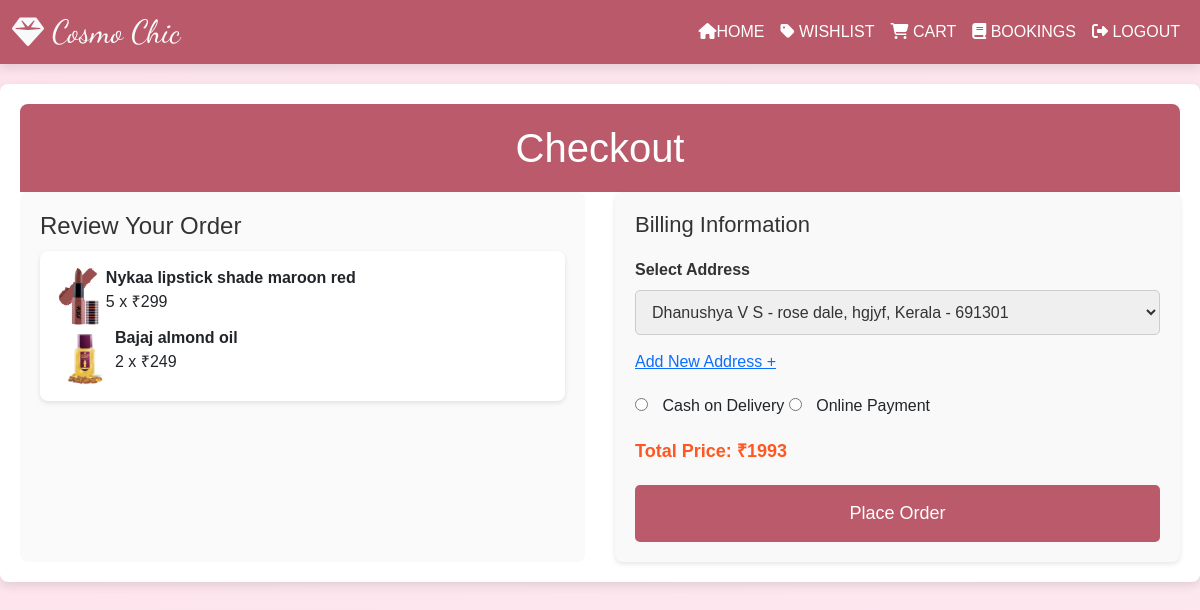
Page /cart_checkout (signed in) on the committed database.
### app/models.py (models this page shows)
class Cart(models.Model):
    details=models.ForeignKey(Details,on_delete=models.CASCADE)
    user=models.ForeignKey(User,on_delete=models.CASCADE)
    quantity=models.IntegerField()

class Details(models.Model):
    product = models.ForeignKey(product,on_delete=models.CASCADE)
    price = models.IntegerField()
    offer_price = models.IntegerField()
    stock = models.IntegerField()
    weight = models.TextField()

class product(models.Model):
    category = models.ForeignKey(Category,on_delete=models.CASCADE)
    pid = models.TextField(unique=True)
    name = models.TextField()
    dis = models.TextField()
    img = models.FileField()
    delivery = models.IntegerField()

### app/views.py (the view, shortened to what this page needs)
# urls.py: path('cart_checkout', views.cart_checkout),
def cart_checkout(req):
    current_url = req.build_absolute_uri()
    if 'user' not in req.session:
        return redirect('cosmetic_login')
    user = User.objects.get(username=req.session['user'])
    cart_items = Cart.objects.filter(user=user)
    if not cart_items.exists():
        return render(req, 'user/cart.html', {'message': 'Your cart is empty.'})
    total_amount = sum(cart.quantity * cart.details.offer_price for cart in cart_items)
    existing_addresses = Address.objects.filter(user=user)
    return render(req, 'user/cart_checkout.html', {
        'cart_items': cart_items,
        'total_amount': total_amount,
        'addresses': existing_addresses,
        'current_url': current_url,
    })

### templates/user/cart_checkout.html (shortened to what this page needs)
<!DOCTYPE html>
<html lang="en">
<head>
    {% load static %}
    <link rel="stylesheet" href="{% static 'cart_style.css' %}">
    <link href="https://cdn.jsdelivr.net/npm/bootstrap@5.3.3/dist/css/bootstrap.min.css" rel="stylesheet">
    <link rel="stylesheet" href="https://cdnjs.cloudflare.com/ajax/libs/font-awesome/6.5.0/css/all.min.css">
</head>
<body>
    <nav class="navbar navbar-expand-sm navbar-dark">
        <div class="container-fluid">
            <a class="navbar-brand text-light d-flex align-items-center" href="#">
                <i class="fas fa-gem me-2"></i> Cosmo Chic
            </a>
            <div class="collapse navbar-collapse" id="collapsibleNavbar">
                <ul class="navbar-nav ms-auto">
                    <li class="nav-item">
                        <a class="nav-link" href="../shop_home"><i class="fa fa-home"></i>Home
                        </a>
                    </li>
                    <li class="nav-item">
                        <a class="nav-link" href="../../viewWishlist">
                            <i class="fas fa-tag"></i> Wishlist
                        </a>
                    </li>
                    <li class="nav-item">
                        <a class="nav-link" href="../../view_cart">
                            <i class="fas fa-shopping-cart"></i> Cart
                        </a>
                    </li>
                    <li class="nav-item">
                        <a class="nav-link" href="../../user_bookings">
                            <i class="fas fa-book"></i> Bookings
                        </a>
                    </li>
                    <li class="nav-item">
                        <a class="nav-link" href="../../logout">
                            <i class="fas fa-sign-out-alt"></i> Logout
                        </a>
                    </li>
                </ul>
            </div>
        </div>
    </nav>
    <div class="container">
        <div class="header">
            <h1>Checkout</h1>
        </div>
        <div class="checkout-section">
            <div class="checkout-left">
                <h2>Review Your Order</h2>
                <div class="product-item">
            <div class="cart-items">
                {% for item in cart_items %}
                <div class="cart-item">
                    <div class="d-flex">
                        <div class="aa">
                        <img src="{{item.details.product.img.url}}" alt="">
                        </div>
                        <div class="aa1">
                        <strong>{{ item.details.product.name }}</strong><br>
                        {{ item.quantity }} x ₹{{ item.details.offer_price }}
                        </div>
                    </div>
                </div>
                {% empty %}
                <p>Your cart is empty.</p>
                {% endfor %}
            </div>
                </div>
            </div>
            <div class="checkout-right">
                <h3>Billing Information</h3>
                <form method="POST">
                    <div class="form-group">
                        <label for="address">Select Address</label>
                        <select name="address" id="address">
                            {% for address in addresses %}
                            <option value="{{ address.id }}">{{ address.name }} - {{ address.house }}, {{ address.street }},
                                {{ address.state }} - {{ address.pin }}</option>
                            {% endfor %}
                        </select>
                    </div>
                    <div class="mt-2">
                        <a href="../../../address?returnUrl={{ current_url }}">Add New Address +</a>
                    </div>
                    <div class="payment-methods">
                        <label><input type="radio" name="payment_method" value="cod"> Cash on Delivery</label>
                        <label><input type="radio" name="payment_method" value="online"> Online Payment</label>
                    </div>
                    <div class="order-summary">
                        <div class="total-price">
                            Total Price: ₹{{total_amount}}
                        </div>
                        <button type="submit">Place Order</button>
                    </div>
                </form>
            </div>
        </div>
    </div>
</body>
</html>

### static/cart_style.css (style rules this page uses)
body { font-family: 'Poppins', sans-serif; background: linear-gradient(to bottom right, #f8a5b834, #fcbbcb2f); min-height: 100vh; overflow-x: hidden; }
.navbar { background-color: #b95666f8; height:8vh; box-shadow: 0 4px 10px rgba(0, 0, 0, 0.1); }
.navbar-brand { font-family: "Dancing Script", serif; font-optical-sizing: auto; font-weight: 1200; font-style: normal; font-size: 2rem !important; }
.navbar-nav .nav-link { font-size: 1rem; font-weight: 500; text-transform: uppercase; color: #fff; transition: color 0.3s ease; }

### templates/user/cart_checkout.html (style rules this page uses)
body { font-family: Arial, sans-serif; background-color: #fef2f8; margin: 0; padding: 0; }
.container { width: 100%; max-width: 1200px; margin: 20px auto; background-color: white; border-radius: 8px; box-shadow: 0 4px 10px rgba(0, 0, 0, 0.1); padding: 20px; }
.header { background-color:#b95666f8; color: white; padding: 20px; text-align: center; border-radius: 8px 8px 0 0; }
h1 { margin: 0; }
.checkout-section { display: flex; gap: 30px; }
.checkout-left, .checkout-right { flex: 1; }
.checkout-left { background-color: #fafafa; padding: 20px; border-radius: 8px; }
.checkout-left h2 { font-size: 24px; color: #333; margin-bottom: 10px; }
.checkout-left .product-item { display: flex; justify-content: space-between; margin-bottom: 20px; padding: 15px; background-color: #fff; border-radius: 8px; box-shadow: 0 2px 5px rgba(0, 0, 0, 0.1); }
.product-item img { max-width: 60px; max-height: 60px; border-radius: 5px; }
.checkout-right { background-color: #f9f9f9; padding: 20px; border-radius: 8px; box-shadow: 0 2px 5px rgba(0, 0, 0, 0.1); }
.checkout-right h3 { font-size: 22px; color: #333; margin-bottom: 20px; }
.form-group { margin-bottom: 15px; }
.form-group label { display: block; font-size: 16px; font-weight: bold; color: #333; }
.form-group input, .form-group select { width: 100%; padding: 12px; font-size: 16px; border: 1px solid #ccc; border-radius: 5px; margin-top: 8px; color: #333; }
.payment-methods { margin-top: 20px; }
.payment-methods input { margin-right: 10px; }
.order-summary { margin-top: 20px; }
.order-summary .total-price { font-size: 18px; font-weight: bold; color: #ff5722; }
.order-summary button { width: 100%; padding: 15px; font-size: 18px; background-color:#b95666f8; color: white; border: none; border-radius: 5px; cursor: pointer; margin-top: 20px; }

### rows in the picture
Cart: details.product.img (picture), details.product.name "Nykaa lipstick shade maroon red", quantity "5", details.offer_price "299"
Cart: details.product.img (picture), details.product.name "Bajaj almond oil", quantity "2", details.offer_price "249"

### other values in the picture
{{ total_amount }} "1993"
form field address "Dhanushya V S - rose dale, hgjyf, Kerala - 691301"
